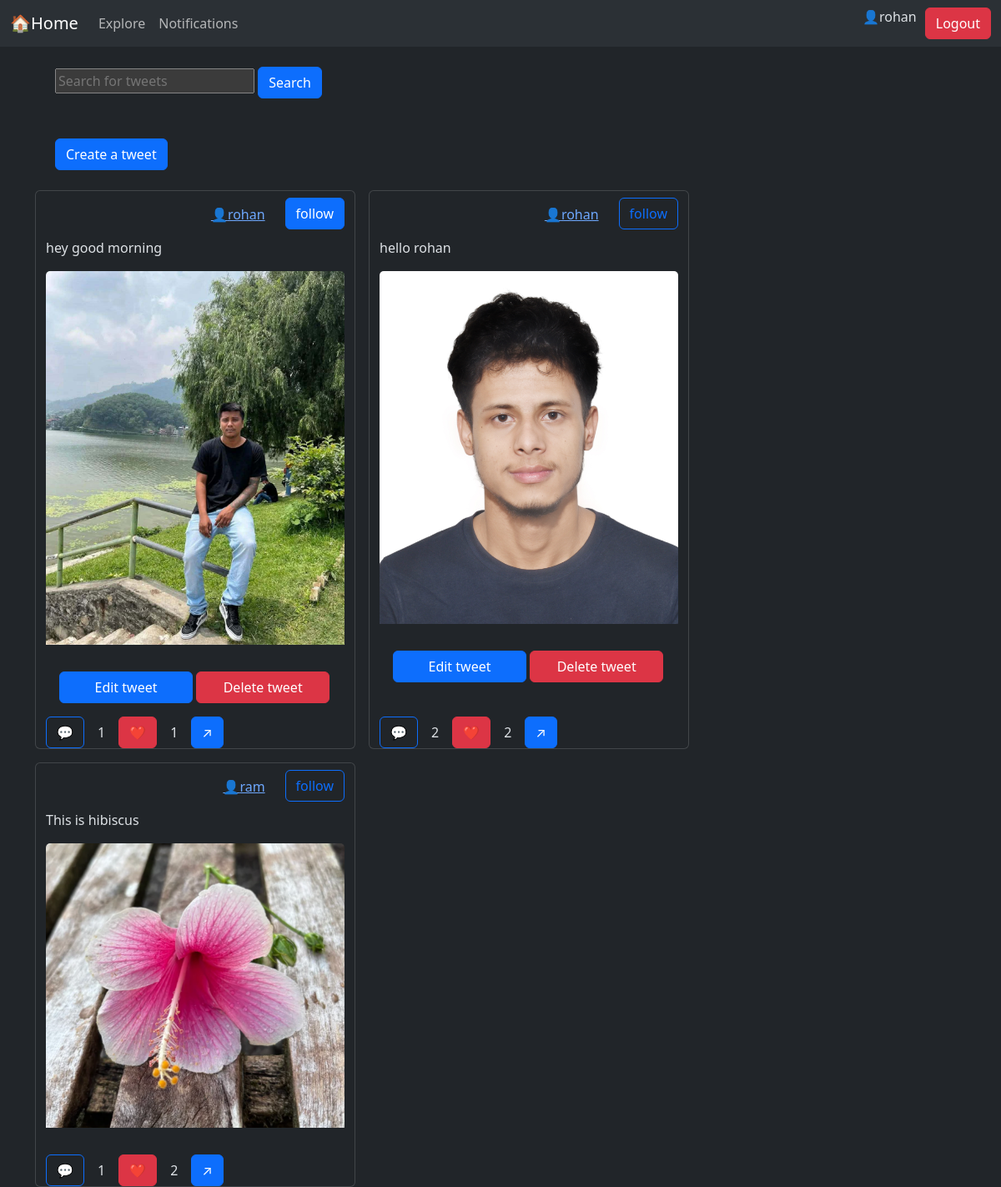
The app's page / (signed in) with its own data.
### tweet/models.py (models this page shows, shortened)
class Tweet(models.Model):
    user=models.ForeignKey(User,on_delete=models.CASCADE)
    text=models.TextField(max_length=200)
    image=models.ImageField(upload_to='photos/',blank=True,null=True)
    created_at=models.DateTimeField(auto_now_add=True)#creates the timestamp once when the object is created
    updated_at=models.DateTimeField(auto_now=True)# updates the timestamp everytime object is saved

### tweet/views.py (the view)
# urls.py: path('', views.tweet_list, name='tweet_list'),
def tweet_list(request):
    tweets= Tweet.objects.all().order_by('-created_at')
    query= request.GET.get('q', "")
    if query:
        tweets= tweets.filter(user__username__icontains=query)
    for tweet in tweets:
            if request.user.is_authenticated:
                if tweet.likes.filter(user=request.user).exists():
                    tweet.is_liked=True
                else:
                    tweet.is_liked=False
            if request.user.is_authenticated:
                if tweet.follow.filter(user=request.user).exists():
                    tweet.is_followed=True
                else:
                    tweet.is_followed=False
    return render(request,'tweet_list.html',{'tweets':tweets, 'query':query})

### tweet/templates/tweet_list.html (shortened to what this page needs)
{% extends "base.html" %}
{% block content %}
<form method="GET" class="m-4">
    <input type="text"
    name="q"
    placeholder="Search for tweets"
    value="{{ query }}"
    >
    <button class="btn btn-primary" type="submit">Search</button>
</form>
 <a class='btn btn-primary m-4' href="{% url 'tweet_create' %}">Create a tweet</a>
 <div class='container row gap-3' >
    {% if tweets %}
    {% for tweet in tweets %}
        <div class="card" style="width: 24rem; height:auto;">
            <div class="d-flex gap-2 justify-content-end">
                <a class='m-3' href="{% url 'profile_view' tweet.user.username %}">👤{{tweet.user.username}}</a>
                <form action="{% url 'follow_user' tweet.id %}" method="POST">
                    <button {% if tweet.is_followed %}
                    class='btn btn-primary mt-2 ml-auto' type='submit'
                    {% else %}
                    class='btn btn-outline-primary mt-2' type='submit'
                    {% endif %}
                    >follow</button>
            </form>
            </div>
            {% if tweet.image %}
            <p>{{tweet.text}}</p>
            <img src="{{tweet.image.url}}" class="card-img-top" alt="...">
            {% endif %}
            <div class="card-body">
                {% if tweet.user == user %}
                <a style="width: 10rem;" href="{% url 'tweet_edit' tweet.id %}" class="btn btn-primary ">Edit tweet</a>
                <a style="width: 10rem;" href="{% url 'tweet_delete' tweet.id %}" class="btn btn-danger">Delete tweet</a>
            {% endif %}
        </div>
        <div class="d-flex gap-3 align-items-center">
         <form action="{% url 'comments_view' tweet.id %}">
            <button class="btn btn-outline-primary" type="submit">💬</button>
         </form>
         {{tweet.comments.count}}
          <form action="{% url 'like_view' tweet.id %}" method="POST">
        <button
         {%if tweet.is_liked %}
            class="btn btn-danger"
         {% else %}
            class="btn btn-outline-danger"
        {% endif %}
        type="submit">❤️</button>
         </form>
            {{tweet.likes.count}}
                <button class="btn btn-primary" onclick="copyTweetLink('{% url 'tweet_detail' tweet.id  %}')">↗</button>
        </div>
        </div>
    {% endfor %}
     {% else %}
 <h1>No tweets found.</h1>
 {% endif %}
 </div>
{% endblock %}

### templates/base.html (shortened to what this page needs)
{% load static %}
<!DOCTYPE html>
<html lang="en" data-bs-theme="dark">
<head>
    <link href="https://cdn.jsdelivr.net/npm/bootstrap@5.3.8/dist/css/bootstrap.min.css"
        rel="stylesheet"
>
</head>
<body>
    <nav class="navbar navbar-expand-lg bg-body-tertiary">
  <div class="container-fluid">
    <a class="navbar-brand" href="{% url 'tweet_list' %}">🏠Home</a>
    <div class="collapse navbar-collapse" id="navbarSupportedContent">
      <ul class="navbar-nav me-auto mb-2 mb-lg-0">
        <li class="nav-item">
          <a class="nav-link" href="#">Explore</a>
        </li>
        <li class="nav-item">
          <a class="nav-link" href="#">
            Notifications
          </a>
        </li>
      </ul>
       {% if user.is_authenticated %}
        <p>👤{{user.username}}</p>
        <form action="{% url 'logout' %}" method="post">
        <button class="btn btn-danger" type="submit" style="margin-left: 10px;">Logout</button>
      </form>
      {% else %}
      <a href="{% url 'register' %}" class="btn btn-success" style="margin-left: 10px;">Register</a>
      <a href="{% url 'login' %}" class="btn btn-primary" style="margin-left: 10px;">Login</a>
      {% endif %}
    </div>
  </div>
</nav>
  <div class="container">
        {% block content %}{% endblock %}
    </div>
</body>
</html>

### records on screen
Tweet: user.username "rohan", text "hey good morning", image (picture), shows "Edit tweet", comments.count "1", likes.count "1"
Tweet: user.username "rohan", text "hello rohan", image (picture), shows "Edit tweet", comments.count "2", likes.count "2"
Tweet: user.username "ram", text "This is hibiscus", image (picture), comments.count "1", likes.count "2"

### other values on screen
{{ user.username }} "rohan"
